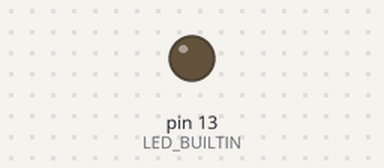
The sketch below on a simulated Arduino Uno, built with avr-gcc and run on an emulated ATmega328P. Parts: output pins drawn as LEDs (lit = HIGH).

Above: at 0.6 s.
At 2.5 s:
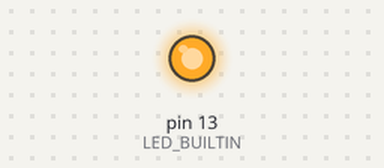
Timing chart, 0 to 6.6 s (numbered marks = the images above):
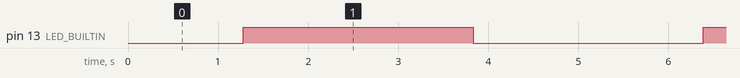

Measured:
- by itself, pin 13 (LED_BUILTIN): alternates HIGH for 2.6 s and LOW for 2.6 s

The sketch:

pwm.ino
```cpp
void setup() {
  pinMode(LED_BUILTIN, OUTPUT);
}

void loop() {
  for(int i=0 ; i < 255 ; i++){
    analogWrite( LED_BUILTIN, i );
    delay(10);
  }
  for(int i=255 ; i > 0 ; i--){
    analogWrite( LED_BUILTIN, i );
    delay(10);
  }
}
```
